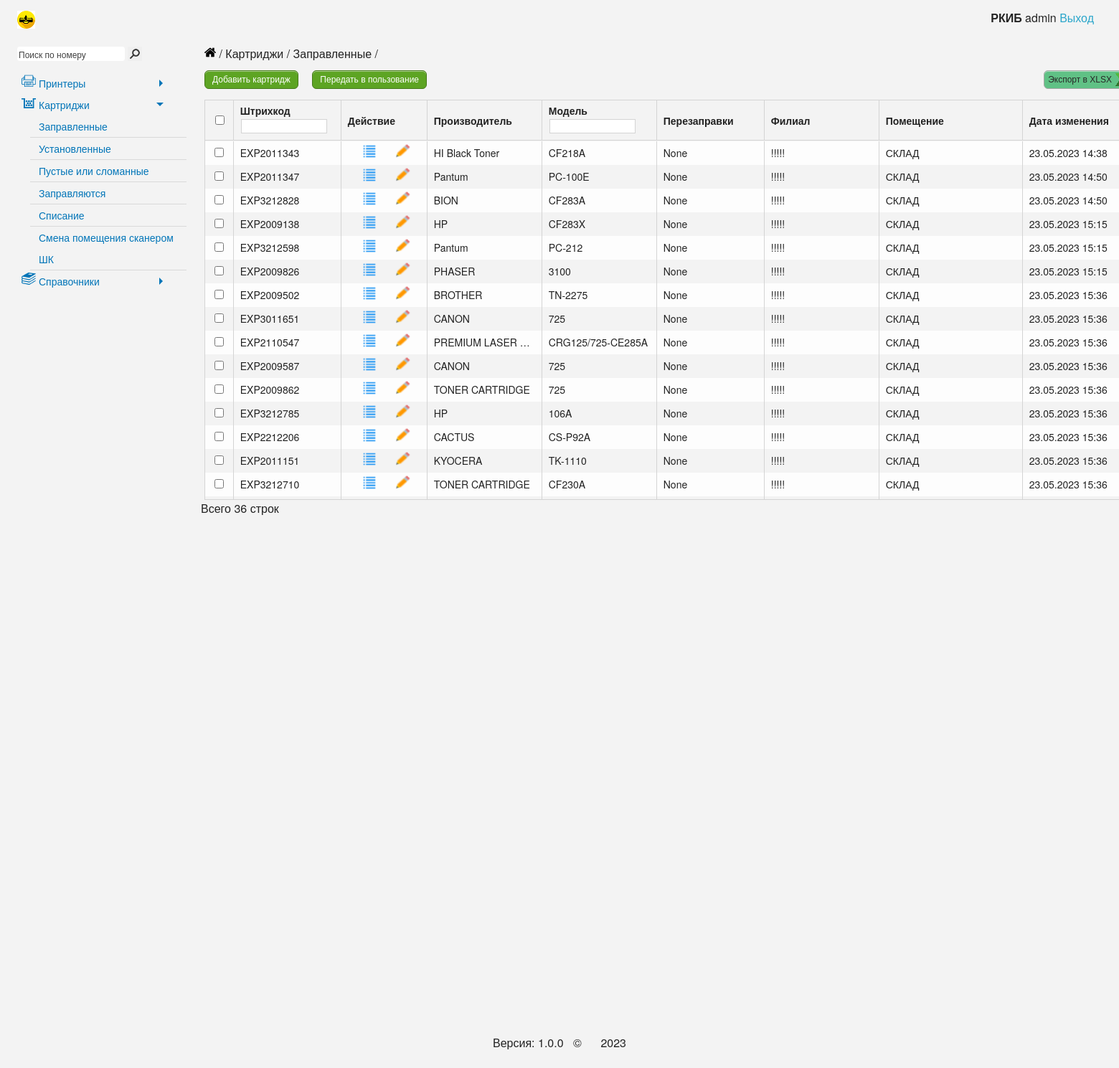
/cartridge/, run on an earlier commit of the app's database.
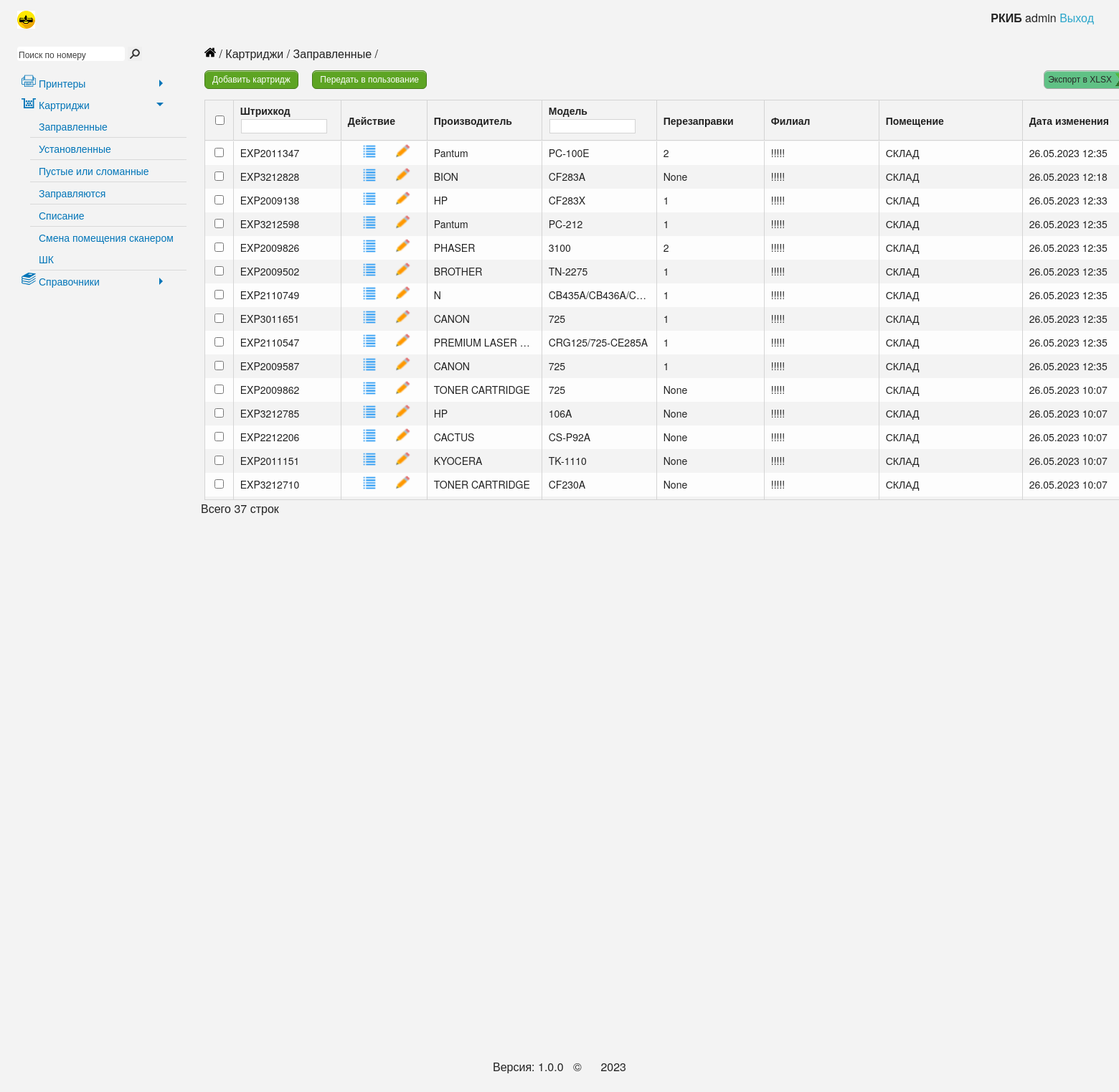
And on a later commit of the database.
### cartridge/models.py (models this page shows, shortened)
class Cartridges(models.Model):  # Картриджи
    barcode = models.CharField('Штрихкод', unique=True, db_index=True, max_length=50)
    cartName = models.ForeignKey('NameСartridge', default=None, on_delete=models.PROTECT)
    placeName = models.ForeignKey('Placements', on_delete=models.PROTECT)
    manufacturerName = models.ForeignKey('Manufacturer', default=None, on_delete=models.PROTECT)
    date = models.DateTimeField("Дата изменения", default=datetime.datetime.now().strftime("%d.%m.%Y %H:%M"))
    col = models.IntegerField('Перезаправки', db_index=True, blank=True, null=True)
    history = HistoricalRecords()
    class Meta:
        verbose_name = 'Картридж'
        verbose_name_plural = 'Картриджи'

class Manufacturer(models.Model):  # Производитель
    manufacturer = models.CharField("Производитель", max_length=50, unique=True, db_index=True)
    comments = models.CharField("Комментарии", max_length=100, blank=True)
    class Meta:
        verbose_name = 'Производитель'
        verbose_name_plural = 'Производители'
    def __str__(self):
        return str(self.manufacturer)

class NameСartridge(models.Model):  # Названия картриджей
    name = models.CharField("Название картриджа", max_length=50, unique=True, db_index=True)
    comments = models.CharField("Комментарии", max_length=100, blank=True)
    class Meta:
        verbose_name = 'Название картриджа'
        verbose_name_plural = 'Названия картриджей'
    def __str__(self):
        return str(self.name)

class Placements(models.Model):  # Помещения
    barcode = models.IntegerField('Штрихкод', unique=True, db_index=True)
    name = models.CharField("Помещение", max_length=50, unique=True, db_index=True)
    branch = models.CharField("Корпус", max_length=50, blank=True, null=True)
    class Meta:
        verbose_name = 'Помещение'
        verbose_name_plural = 'Помещения'
    def __str__(self):
        return str(self.name)

### cartridge/views.py (the view)
# urls.py: path('', CartListView.as_view(), name='stock'),
class CartListView(ListView):
    model = Cartridges
    template_name = 'cartridge/stock.html'
    def get_context_data(self, **kwargs):
        context = super(CartListView, self).get_context_data(**kwargs)
        context['cartridge_list_view'] = Cartridges.objects.filter(placeName=2)
        context['qs_json'] = json.dumps(list(Cartridges.objects.values()), cls=DjangoJSONEncoder)
        return context

### cartridge/templates/cartridge/stock.html (shortened to what the changed rows need)
{% extends 'cartridge/base.html' %}
{% load static %}
{% block content %}
    <div class="ng-scope-stock">
        <form method="post" action="{% url 'transfer_for_use' %}">
            <div class="marginTop">
                <div class="large-12 columns">
                    <div class="ui-grid grid1675145443724" id="grid1">
                        <div class="ui-grid-viewport" style="width: 1325px; height: 500px; overflow-y: scroll;">
                            <div class="ui-grid-canvas" id="table">
                                {% if cartridge_list_view %}
                                    {% for el in cartridge_list_view %}
                                        <div class="ui-grid-row" id="row_{{ el.id }}">
                                            <div class="ui-grid-cell ui-grid-coluiGrid-000H">
                                                <div class="ui-grid-cell-contents">
                                                    <input name="check" class="ui-grid-cell-contents-checkbox" type="checkbox" value="{{ el.barcode }}">
                                                </div>
                                            </div>
                                            <div class="ui-grid-cell ui-grid-coluiGrid-0007">
                                                <div class="ui-grid-cell-contents">{{ el.barcode }}</div>
                                            </div>
                                            <div class="ui-grid-cell ui-grid-coluiGrid-0008" style="padding: 3px">
                                                <div class="ui-grid-cell-contents" style="display: flex; justify-content: space-evenly;">
                                                    <a title="Подробнее" href="{% url 'details_view' el.id %}">
                                                        <img class="action_ico" src="{% static 'img/events.png' %}" alt="">
                                                    </a>
                                                    <a title="Редактирование" href="{% url 'edit_update_view' el.id %}">
                                                        <img class="action_ico" src="{% static 'img/edit.png' %}" alt="">
                                                    </a>
                                                </div>
                                            </div>
                                            <div class="ui-grid-cell ui-grid-coluiGrid-0009">
                                                <div class="ui-grid-cell-contents">{{ el.manufacturerName }}</div>
                                            </div>
                                            <div class="ui-grid-cell ui-grid-coluiGrid-000A">
                                                <div class="ui-grid-cell-contents">{{ el.cartName }}</div>
                                            </div>
                                            <div class="ui-grid-cell ui-grid-coluiGrid-000C">
                                                <div class="ui-grid-cell-contents">{{ el.col }}</div>
                                            </div>
                                            <div class="ui-grid-cell ui-grid-coluiGrid-000D">
                                                <div class="ui-grid-cell-contents" title="">!!!!!</div>
                                            </div>
                                            <div class="ui-grid-cell ui-grid-coluiGrid-000E">
                                                <div class="ui-grid-cell-contents" title="">{{ el.placeName }}</div>
                                            </div>
                                            <div class="ui-grid-cell ui-grid-coluiGrid-000G">
                                                <div class="ui-grid-cell-contents">{{ el.date|date:'d.m.Y H:i' }}</div>
                                            </div>
                                        </div>
                                    {% endfor %}
                                {% endif %}
                            </div>
                        </div>
                    </div>
                </div>
                <div class="ui-grid-pager-panel" style="width: 100%; height: 20px; position: absolute; bottom: 38px;">
                    <div class="ui-grid-pager-count-container">
                        <div class="ui-grid-pager-count">
                            <span class="ng-binding">Всего {{ cartridge_list_view.count }} строк</span>
                        </div>
                    </div>
                </div>
            </div>
        </form>
    </div>
{% endblock %}

What changed in the data, as far as the page shows it:
no longer on this page (row edited): Cartridges: barcode "EXP2011343", manufacturerName "HI Black Toner", cartName "CF218A", col "None", placeName "СКЛАД", date "23.05.2023 14:38"
changed Cartridges "EXP2011347": col "None" → "2"; date "23.05.2023 14:50" → "26.05.2023 12:35"
changed Cartridges "EXP3212828": date "23.05.2023 14:50" → "26.05.2023 12:18"
changed Cartridges "EXP2009138": col "None" → "1"; date "23.05.2023 15:15" → "26.05.2023 12:33"
changed Cartridges "EXP3212598": col "None" → "1"; date "23.05.2023 15:15" → "26.05.2023 12:35"
changed Cartridges "EXP2009826": col "None" → "2"; date "23.05.2023 15:15" → "26.05.2023 12:35"
changed Cartridges "EXP2009502": col "None" → "1"; date "23.05.2023 15:36" → "26.05.2023 12:35"
now on this page (row edited): Cartridges: barcode "EXP2110749", manufacturerName "N", cartName "CB435A/CB436A/C…", col "1", placeName "СКЛАД", date "26.05.2023 12:35"
changed Cartridges "EXP3011651": col "None" → "1"; date "23.05.2023 15:36" → "26.05.2023 12:35"
changed Cartridges "EXP2110547": col "None" → "1"; date "23.05.2023 15:36" → "26.05.2023 12:35"
changed Cartridges "EXP2009587": col "None" → "1"; date "23.05.2023 15:36" → "26.05.2023 12:35"
changed Cartridges "EXP2009862": date "23.05.2023 15:36" → "26.05.2023 10:07"
changed Cartridges "EXP3212785": date "23.05.2023 15:36" → "26.05.2023 10:07"
changed Cartridges "EXP2212206": date "23.05.2023 15:36" → "26.05.2023 10:07"
changed Cartridges "EXP2011151": date "23.05.2023 15:36" → "26.05.2023 10:07"
changed Cartridges "EXP3212710": date "23.05.2023 15:36" → "26.05.2023 10:07"
Also different on the page:
{{ cartridge_list_view.count }}: "36" → "37"
